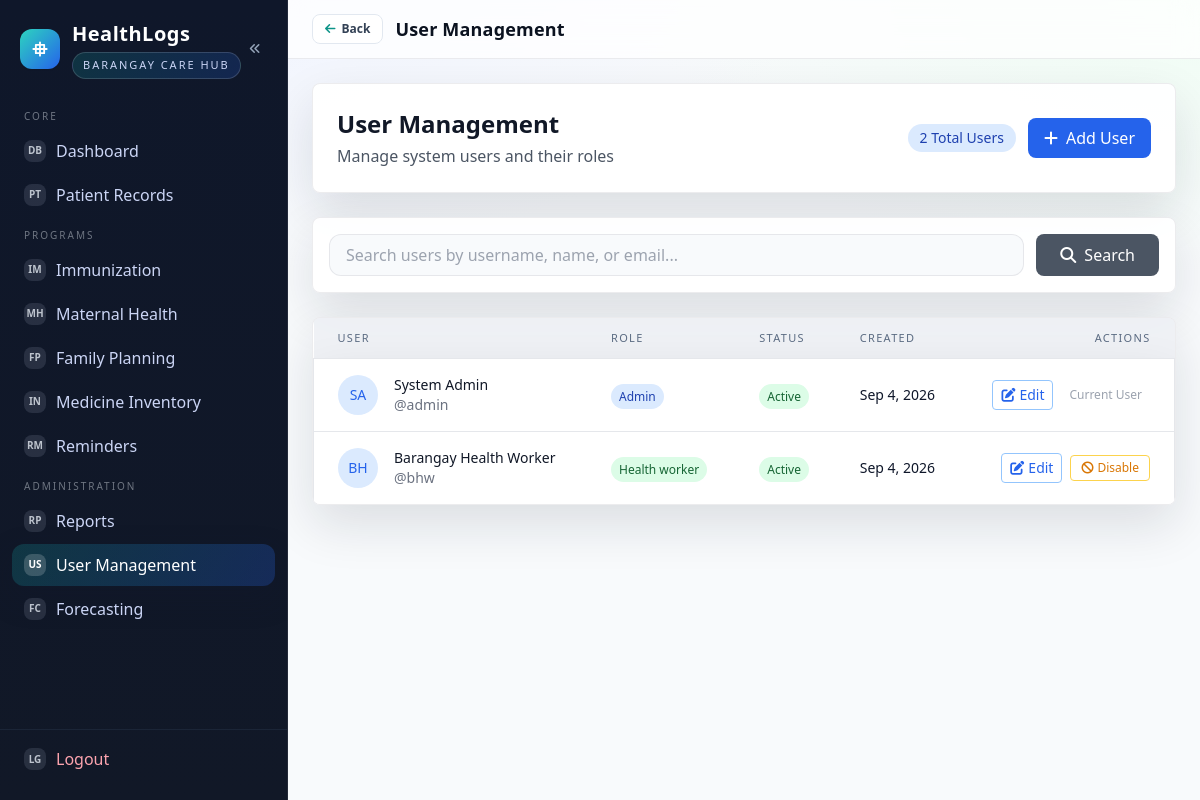
The app's page /public/users.php (signed in) with its own data.
### tables this page shows
CREATE TABLE users (
  id INT UNSIGNED AUTO_INCREMENT PRIMARY KEY,
  role_id INT UNSIGNED NOT NULL,
  username VARCHAR(50) NOT NULL UNIQUE,
  password_hash VARCHAR(255) NOT NULL,
  full_name VARCHAR(120) NOT NULL,
  email VARCHAR(120) NULL,
  phone VARCHAR(30) NULL,
  status ENUM('active','inactive') NOT NULL DEFAULT 'active',
  created_at DATETIME NOT NULL DEFAULT CURRENT_TIMESTAMP,
  updated_at DATETIME NULL ON UPDATE CURRENT_TIMESTAMP,
  CONSTRAINT fk_users_role FOREIGN KEY (role_id) REFERENCES roles(id)
);

CREATE TABLE roles (
  id INT UNSIGNED AUTO_INCREMENT PRIMARY KEY,
  name VARCHAR(50) NOT NULL UNIQUE
);

### app/Core/FlashHelper.php (called while the page is built, shortened)
<?php
if (!function_exists('h')) {
    function h($value): string {
        return htmlspecialchars((string)$value, ENT_QUOTES, 'UTF-8');
    }
}

### public/users.php (the view, shortened to what this page needs)
<?php
require __DIR__ . '/partials/header.php';
$search = $_GET['search'] ?? '';
$page = (int)($_GET['page'] ?? 1);
$limit = 20;
$offset = ($page - 1) * $limit;
$searchWhere = '';
$searchParams = [];
$countSql = "SELECT COUNT(*) as total FROM users u $searchWhere";
$countStmt = $pdo->prepare($countSql);
$countStmt->execute($searchParams);
$totalRecords = $countStmt->fetch()['total'];
$sql = "SELECT u.*, r.name as role_name
        FROM users u
        LEFT JOIN roles r ON u.role_id = r.id
        $searchWhere
        ORDER BY u.created_at DESC
        LIMIT $limit OFFSET $offset";
$stmt = $pdo->prepare($sql);
$stmt->execute($searchParams);
$users = $stmt->fetchAll();
?>
<div class="flex flex-col gap-6">
    <div class="bg-white p-6 rounded-lg shadow">
        <div class="flex flex-col gap-4 md:flex-row md:items-center md:justify-between">
            <div>
                <h1 class="text-2xl font-bold text-gray-900">User Management</h1>
                <p class="text-gray-600 mt-1">Manage system users and their roles</p>
            </div>
            <div class="flex items-center gap-3">
                <span class="px-3 py-1 bg-blue-100 text-blue-800 rounded-full text-sm font-medium">
                    <?= $totalRecords ?> Total Users
                </span>
                <button type="button"
                        id="userModalOpenNew"
                        data-embed-url="/HealthLogs/public/users/form_embed.php"
                        class="bg-blue-600 hover:bg-blue-700 text-white px-4 py-2 rounded-lg font-medium transition-colors">
                    <i class="fas fa-plus mr-2"></i>Add User
                </button>
            </div>
        </div>
    </div>
    <div class="bg-white p-4 rounded-lg shadow">
        <form method="GET" class="flex gap-3">
            <div class="flex-1">
                <input type="text"
                       name="search"
                       value="<?= h($search) ?>"
                       placeholder="Search users by username, name, or email..."
                       class="w-full px-4 py-2 border border-gray-300 rounded-lg focus:ring-2 focus:ring-blue-500 focus:border-blue-500">
            </div>
            <button type="submit"
                    class="bg-gray-600 hover:bg-gray-700 text-white px-6 py-2 rounded-lg font-medium transition-colors">
                <i class="fas fa-search mr-2"></i>Search
            </button>
        </form>
    </div>
    <div class="bg-white rounded-lg shadow overflow-hidden">
        <div class="overflow-x-auto">
            <table class="min-w-full divide-y divide-gray-200">
                <thead class="bg-gray-50">
                    <tr>
                        <th class="px-6 py-3 text-left text-xs font-medium text-gray-500 uppercase tracking-wider">User</th>
                        <th class="px-6 py-3 text-left text-xs font-medium text-gray-500 uppercase tracking-wider">Role</th>
                        <th class="px-6 py-3 text-left text-xs font-medium text-gray-500 uppercase tracking-wider">Status</th>
                        <th class="px-6 py-3 text-left text-xs font-medium text-gray-500 uppercase tracking-wider">Created</th>
                        <th class="px-6 py-3 text-right text-xs font-medium text-gray-500 uppercase tracking-wider">Actions</th>
                    </tr>
                </thead>
                <tbody class="bg-white divide-y divide-gray-200">
                    <?php if (empty($users)): ?>
                        <tr>
                            <td colspan="5" class="px-6 py-8 text-center text-gray-500">
                                <i class="fas fa-users text-4xl mb-3 text-gray-300"></i>
                                <p class="text-lg font-medium">No users found</p>
                                <p class="text-sm">
                                    <?= $search ? 'Try adjusting your search criteria' : 'Start by adding your first user' ?>
                                </p>
                            </td>
                        </tr>
                    <?php else: ?>
                        <?php foreach ($users as $user): ?>
                            <tr class="hover:bg-gray-50">
                                <td class="px-6 py-4 whitespace-nowrap">
                                    <div class="flex items-center">
                                        <div class="flex-shrink-0 h-10 w-10">
                                            <div class="h-10 w-10 rounded-full bg-blue-100 flex items-center justify-center">
                                                <span class="text-blue-600 font-medium text-sm">
                                                    <?php
                                                    $nameParts = explode(' ', trim($user['full_name'] ?? ''));
                                                    $initials = '';
                                                    if (count($nameParts) >= 2) {
                                                        $initials = strtoupper(substr($nameParts[0], 0, 1) . substr($nameParts[1], 0, 1));
                                                    } else {
                                                        $initials = strtoupper(substr($nameParts[0] ?? 'U', 0, 2));
                                                    }
                                                    echo $initials;
                                                    ?>
                                                </span>
                                            </div>
                                        </div>
                                        <div class="ml-4">
                                            <div class="text-sm font-medium text-gray-900">
                                                <?= h($user['full_name'] ?? 'Unknown User') ?>
                                            </div>
                                            <div class="text-sm text-gray-500">
                                                @<?= h($user['username']) ?>
                                            </div>
                                        </div>
                                    </div>
                                </td>
                                <td class="px-6 py-4 whitespace-nowrap">
                                    <?php
                                    $roleColors = [
                                        'admin' => 'bg-blue-100 text-blue-800',
                                        'health_worker' => 'bg-green-100 text-green-800'
                                    ];
                                    $roleColor = $roleColors[$user['role_name']] ?? 'bg-gray-100 text-gray-800';
                                    ?>
                                    <span class="px-2 py-1 text-xs font-medium rounded-full <?= $roleColor ?>">
                                        <?= h(ucfirst(str_replace('_', ' ', $user['role_name']))) ?>
                                    </span>
                                </td>
                                <td class="px-6 py-4 whitespace-nowrap">
                                    <?php if ($user['status'] === 'active'): ?>
                                        <span class="px-2 py-1 text-xs font-medium rounded-full bg-green-100 text-green-800">
                                            Active
                                        </span>
                                    <?php else: ?>
                                        <span class="px-2 py-1 text-xs font-medium rounded-full bg-red-100 text-red-800">
                                            Inactive
                                        </span>
                                    <?php endif; ?>
                                </td>
                                <td class="px-6 py-4 whitespace-nowrap text-sm text-gray-500">
                                    <?= date('M j, Y', strtotime($user['created_at'])) ?>
                                </td>
                                <td class="px-6 py-4 whitespace-nowrap text-right text-sm font-medium">
                                    <div class="flex items-center justify-end gap-2">
                                        <button type="button"
                                                class="user-modal-edit text-blue-600 hover:text-blue-900 transition-colors px-2 py-1 border border-blue-300 rounded hover:bg-blue-50"
                                                data-embed-url="/HealthLogs/public/users/form_embed.php?id=<?= (int)$user['id'] ?>"
                                                title="Edit User">
                                            <i class="fas fa-edit mr-1"></i>Edit
                                        </button>
                                        <?php if ($user['id'] != $_SESSION['user_id']): ?>
                                            <?php if ($user['status'] === 'active'): ?>
                                                <form method="POST"
                                                      action="/HealthLogs/public/users/toggle_status.php"
                                                      class="inline"
                                                      data-confirm-title="Disable user"
                                                      data-confirm="Are you sure you want to disable user &quot;<?= h($user['username']) ?>&quot;? They will no longer be able to log in to the system."
                                                      data-confirm-cta="Yes, disable user">
                                                    <button type="submit"
                                                            class="text-amber-600 hover:text-amber-900 transition-colors px-2.5 py-1 border border-amber-300 rounded hover:bg-amber-50 inline-flex items-center gap-1 text-xs font-medium"
                                                            title="Disable User">
                                                        <i class="fas fa-ban"></i>Disable
                                                    </button>
                                                </form>
                                            <?php endif; ?>
                                        <?php else: ?>
                                            <span class="text-gray-400 px-2 py-1 text-xs">Current User</span>
                                        <?php endif; ?>
                                    </div>
                                </td>
                            </tr>
                        <?php endforeach; ?>
                    <?php endif; ?>
                </tbody>
            </table>
        </div>
    </div>
</div>
<?php require __DIR__ . '/partials/footer.php'; ?>

### public/partials/header.php (style rules this page uses)
:root { --bg-1: #eef2ff; --bg-2: #f0fdf4; --ink: #0b1220; --muted: #5b6b82; --accent: #0ea5a4; --accent-2: #2563eb; --card: rgba(255, 255, 255, 0.92); --line: rgba(15, 23, 42, 0.08); --shadow: 0 20px 50px rgba(15, 23, 42, 0.12); }
html, body { height: 100%; padding: 0; margin: 0; }
body.app-body { font-family: 'IBM Plex Sans', ui-sans-serif, system-ui, sans-serif; color: var(--ink); background: radial-gradient(1200px 600px at 10% -10%, var(--bg-1), transparent 60%), radial-gradient(1000px 500px at 100% 0%, var(--bg-2), transparent 55%), #f8fafc; margin: 0; }
.app-content .bg-white { background: var(--card); border: 1px solid var(--line); box-shadow: var(--shadow); }
.app-content table { border-collapse: collapse; width: 100%; }
.app-content thead { background: rgba(148, 163, 184, 0.15); }
.app-content th { font-size: 11px; text-transform: uppercase; letter-spacing: 0.12em; color: var(--muted); }
.app-content td { color: #0f172a; }
.app-content input, .app-content select, .app-content textarea { background: rgba(248, 250, 252, 0.9); border: 1px solid var(--line); border-radius: 12px; }
.overflow-x-auto { -webkit-overflow-scrolling: touch; }

### records on screen
users: full_name "SA", full_name "System Admin", username "admin", role.name "Admin", status "Active", created_at "Sep 4, 2026", shows "Current User"
users: full_name "BH", full_name "Barangay Health Worker", username "bhw", role.name "Health worker", status "Active", created_at "Sep 4, 2026"

### other values on screen
$pageTitle "User Management"
$totalRecords "2"
